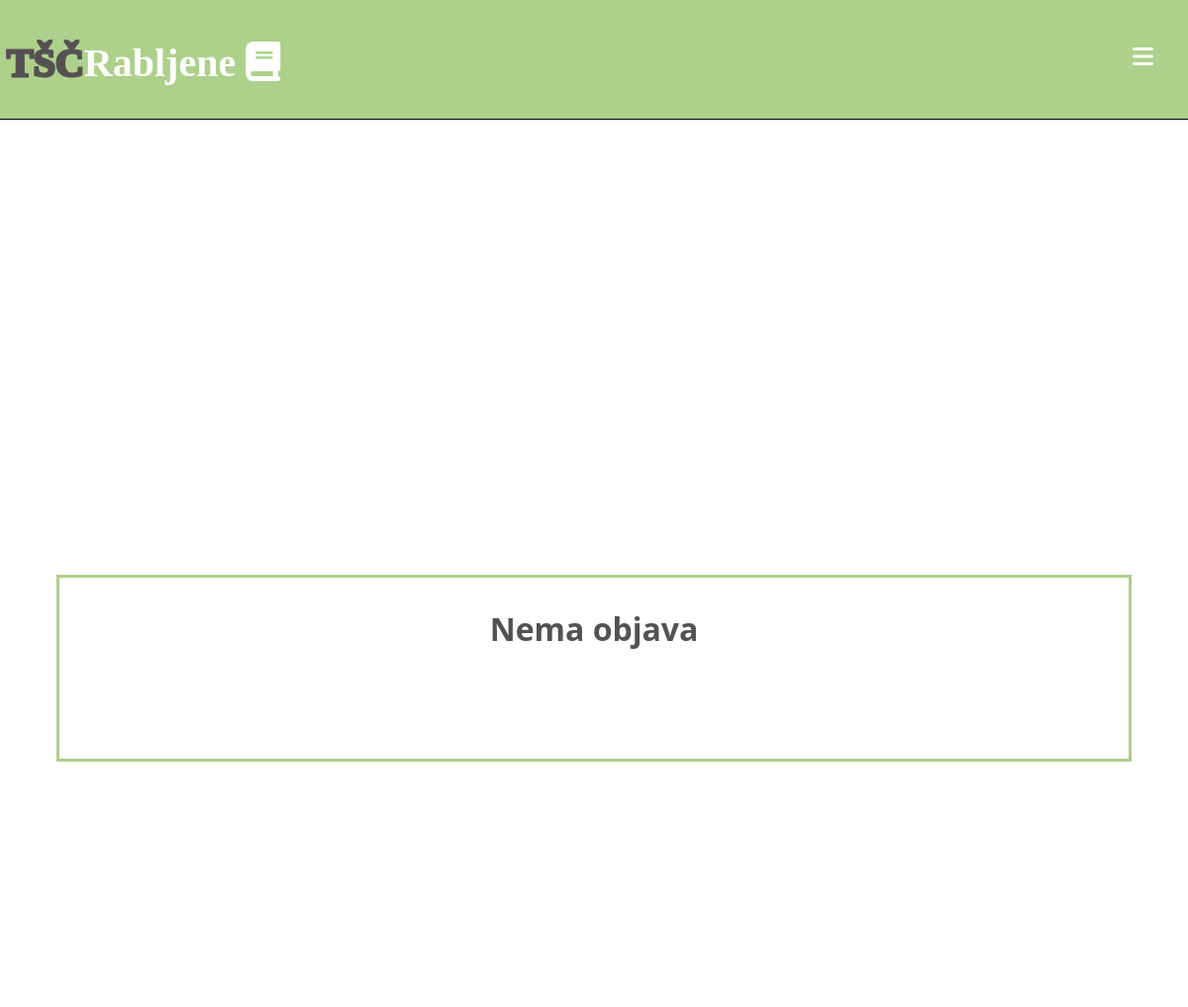
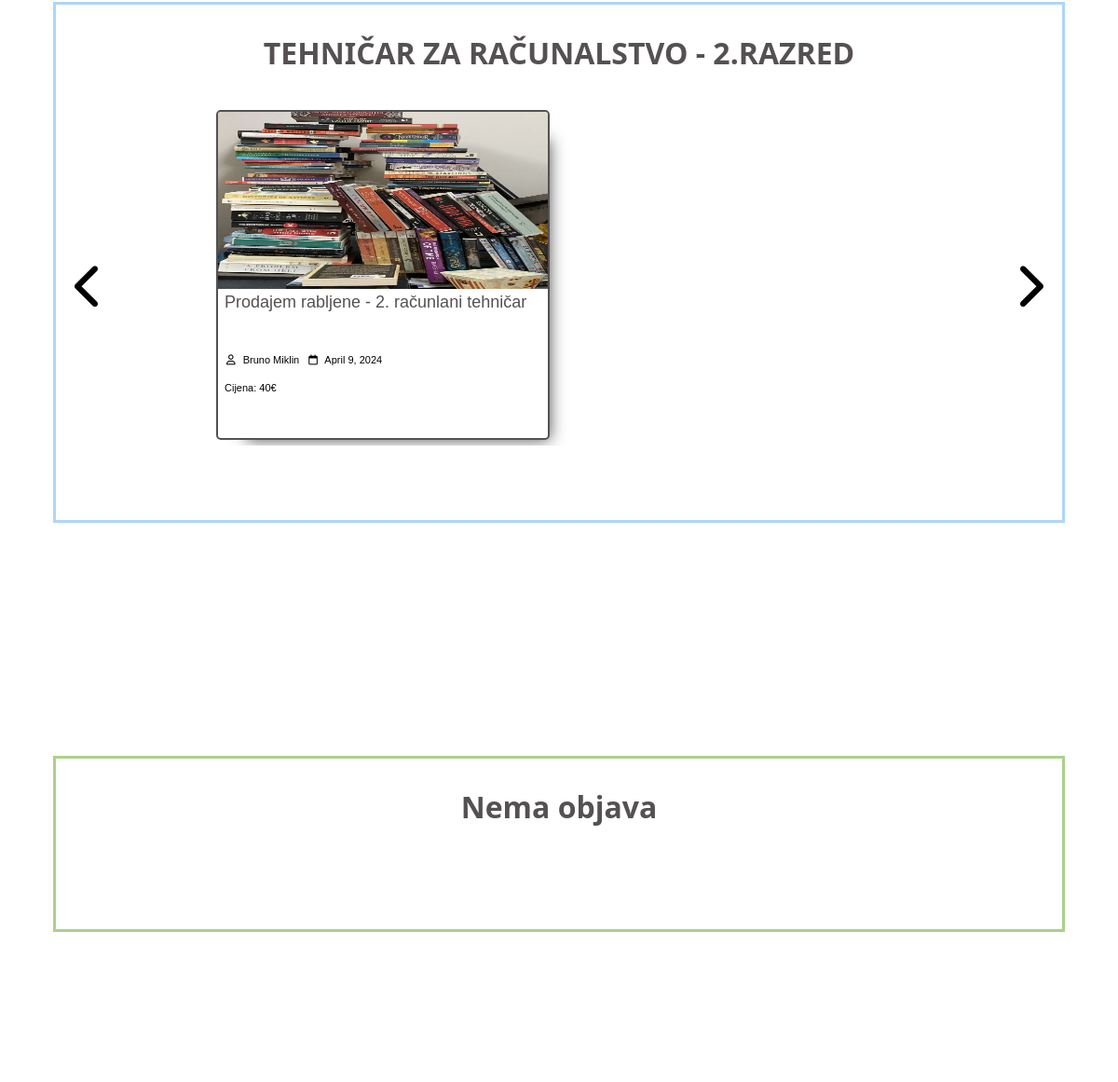
Before: /drugi.php (upper part) with the older database file (2 pictures, top to bottom).
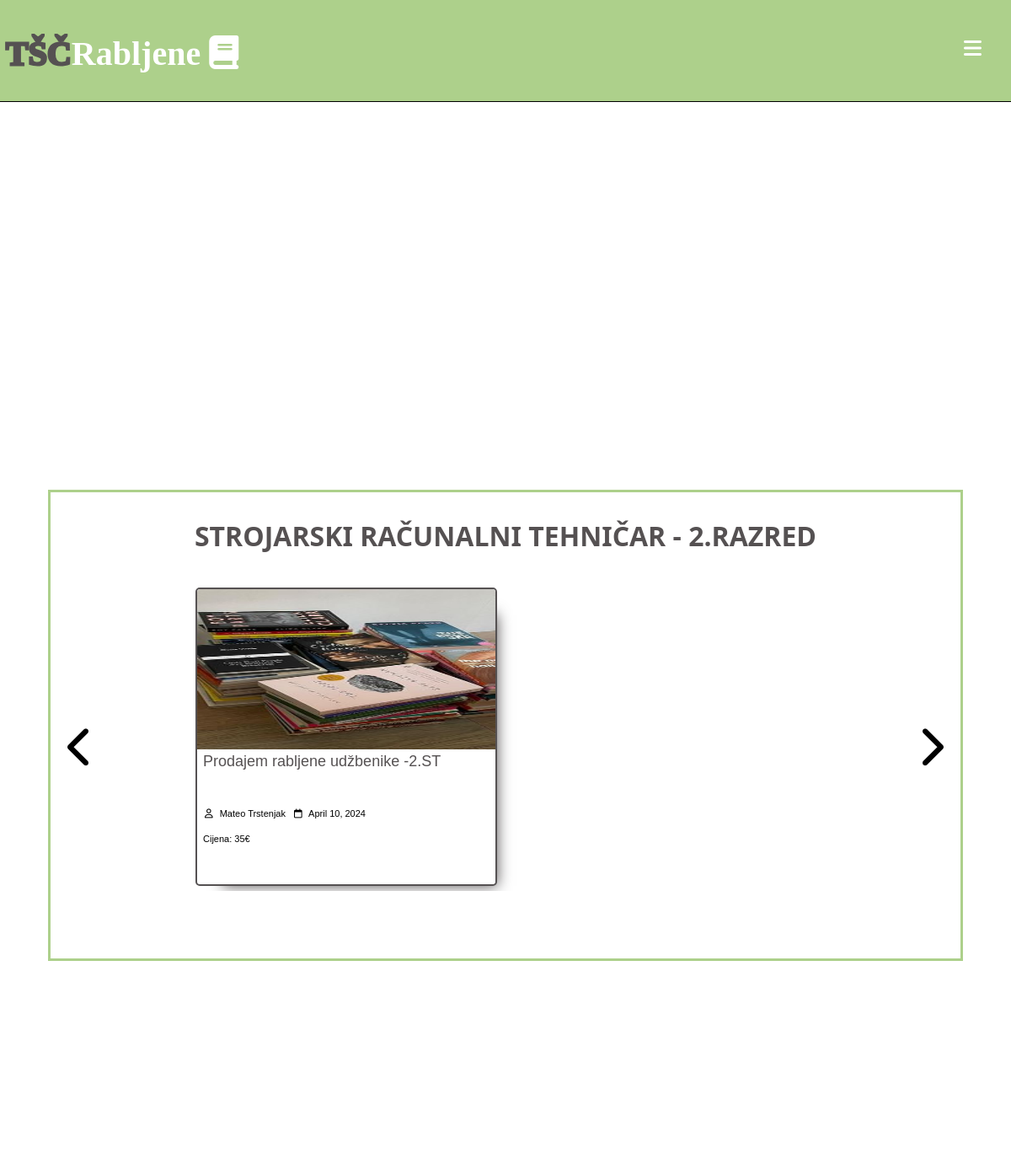
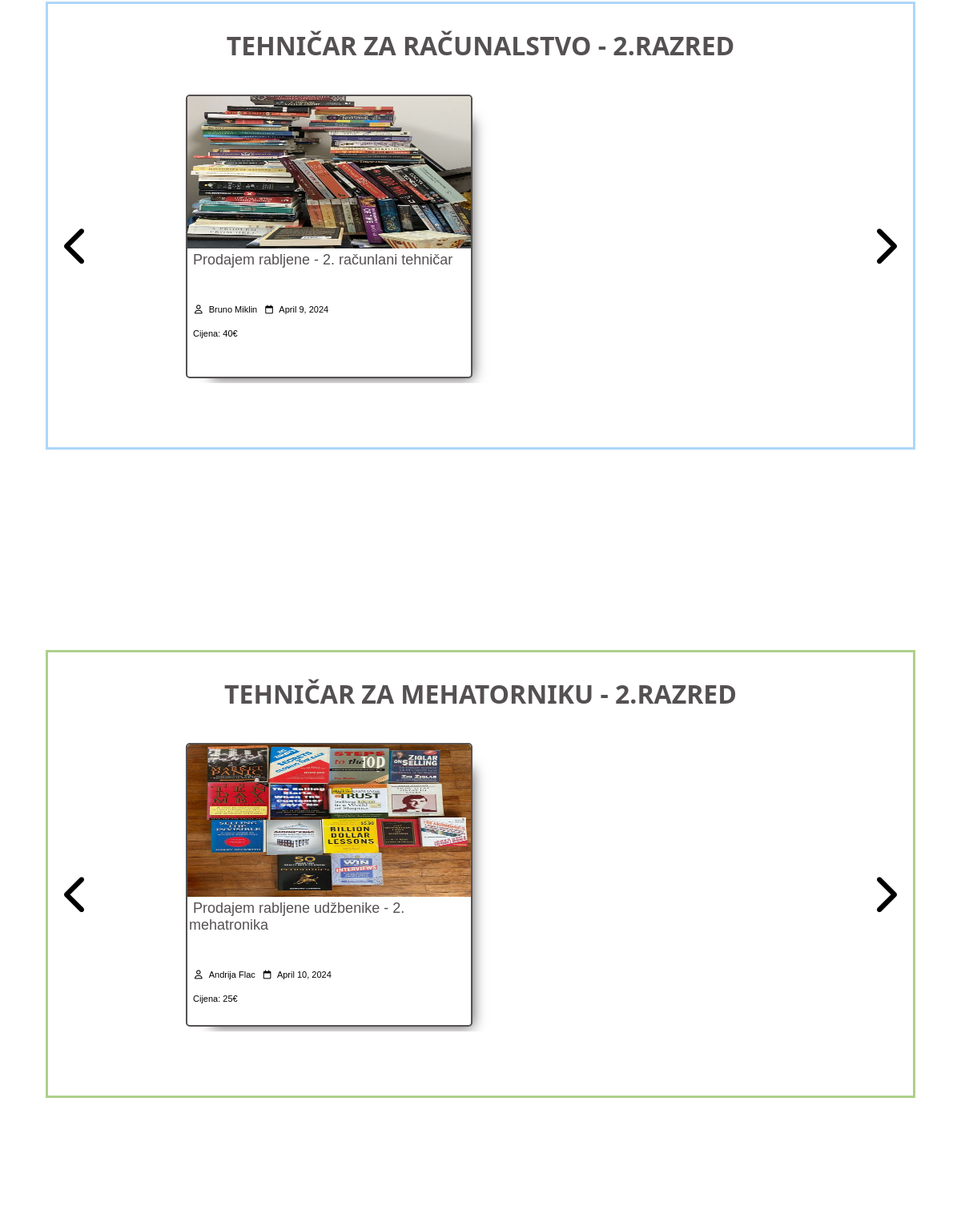
After: the same page with the newer database file (2 pictures, top to bottom).
### tables this page shows
CREATE TABLE `objave` (
  `id` int(11) NOT NULL,
  `korisnik_id` int(11) NOT NULL,
  `naslov` varchar(50) NOT NULL,
  `razred` int(1) NOT NULL,
  `smjer` varchar(2) NOT NULL,
  `kontakt` varchar(25) DEFAULT NULL,
  `cijena` int(255) NOT NULL,
  `datum` datetime NOT NULL DEFAULT current_timestamp(),
  `opis` text NOT NULL,
  `slika` varchar(255) NOT NULL
);

CREATE TABLE `korisnici` (
  `id` int(11) NOT NULL,
  `admin` tinyint(4) NOT NULL,
  `email` varchar(50) NOT NULL,
  `password` varchar(255) NOT NULL,
  `ime` varchar(30) NOT NULL,
  `prezime` varchar(30) NOT NULL,
  `razred` int(11) NOT NULL,
  `smjer` varchar(50) NOT NULL
);

### aplikacija/baza/funkcije.php (called while the page is built, shortened)
<?php
require('konekcija.php');
function izvršiUpit($sql, $podaci)
{
    global $konek;
    $stmt = $konek->prepare($sql);
    $vrijednosti = array_values($podaci);
    $tipovi = !empty($vrijednosti) ? str_repeat('s', count($vrijednosti)) : '';
    if (!empty($tipovi)) {
        $stmt->bind_param($tipovi, ...$vrijednosti);
    }
    $stmt->execute();
    return $stmt;
}
function odaberiSve($tablica, $uvijeti = [])
{
    $sql = "SELECT * FROM $tablica";
    if (!empty($uvijeti)) {
        $sql .= " WHERE ";
        $i = 0;
        foreach ($uvijeti as $key => $value) {
            if ($i > 0) {
                $sql .= " AND ";
            }
            $sql .= "$key=?";
            $i++;
        }
    }
    $stmt = izvršiUpit($sql, $uvijeti);
    $result = $stmt->get_result();
    $podaci = $result->fetch_all(MYSQLI_ASSOC);
    return $podaci;
}
function odaberiJedan($tablica, $uvijet)
{
    $sql = "SELECT * FROM $tablica";
    $i = 0;
    foreach ($uvijet as $key => $value) {
        if ($i === 0) {
            $sql = $sql . " WHERE $key=?";
        } else {
            $sql = $sql . " AND $key=?";
        }
        $i++;
    }
    $sql = $sql . " LIMIT 1";
    $stmt = izvršiUpit($sql, $uvijet);
    $podaci = $stmt->get_result()->fetch_assoc();
    return $podaci;
}
?>

### drugi.php (the view, shortened to what this page needs)
<?php
include(ROOT_PATH . "/aplikacija/baza/funkcije.php");
$objave_strojarstvo = odaberiSve('objave', ['razred' => 2 , 'smjer' => 'ST']);
$objave_racunlastvo = odaberiSve('objave', ['razred' => 2 , 'smjer' => 'RT']);
$objave_mehatronika = odaberiSve('objave', ['razred' => 2 , 'smjer' => 'MT']);
?>
<!DOCTYPE html>
<html lang="en">
<head>
    <link rel="stylesheet" href="dodaci/css/razred.css" />
</head>
<body>
    <?php include("aplikacija/umetci/zaglavlje.php")?>
    <div class="okvir-slidera">
        <div class="slider-objave" id="strojarstvo">
            <?php if (!empty($objave_strojarstvo)): ?>
            <h1 class="naslov-slider">STROJARSKI RAČUNALNI TEHNIČAR - 2.RAZRED</h1>
            <i class="fas fa-chevron-left prosla-strojari"></i>
            <i class="fas fa-chevron-right sljedeca-strojari"></i>
            <div class="okvir-objava-strojari">
                <?php foreach ($objave_strojarstvo as $objava):?>
                <div class="objava">
                    <img src="<?php echo 'dodaci/slike/' .$objava ['slika'] ?>"
                        alt="Dogodila se greška kod učitavanja slike!" class="slika-objava" />
                    <br>
                    <div class="objava-opis">
                        <a href="objava.php?id=<?php echo $objava['id']; ?>">
                            <?php echo $objava['naslov'] ?></a>
                        <br>
                        <i class="far fa-user"></i> <a href="" class="ime-autora"></a><?php $korisnik_id = $objava['korisnik_id'];
                                    $korisnik = odaberiJedan('korisnici',['id' => $korisnik_id ]);
                                    echo ($korisnik['ime']. ' ' . $korisnik['prezime']);
                            ?></a>
                        <i class="far fa-calendar"></i><a href="" class="datum-objave"></a>
                        <?php echo date('F j, Y', strtotime($objava['datum']));?></a></a>
                        <br>
                        <a href="" class="datum-objave"></a>Cijena: <?php  echo $objava['cijena']?>€</a>
                    </div>
                </div>
                <?php endforeach;?>
            </div>
            <?php else: ?>
            <h1 class="naslov-slider">Nema objava</h1>
            <?php endif; ?>
        </div>
        <div class="slider-objave" id="racunalstvo">
            <?php if (!empty($objave_racunlastvo)): ?>
            <h1 class="naslov-slider">TEHNIČAR ZA RAČUNALSTVO - 2.RAZRED</h1>
            <i class="fas fa-chevron-left prosla-racunalci"></i>
            <i class="fas fa-chevron-right sljedeca-racunalci"></i>
            <div class="okvir-objava-racunalci">
                <?php foreach ($objave_racunlastvo as $objava):?>
                <div class="objava">
                    <img src="<?php echo 'dodaci/slike/' .$objava ['slika'] ?>"
                        alt="Dogodila se greška kod učitavanja slike!" class="slika-objava" />
                    <br>
                    <div class="objava-opis">
                        <a href="objava.php?id=<?php echo $objava['id']; ?>">
                            <?php echo $objava['naslov'] ?></a>
                        <br>
                        <i class="far fa-user"></i> <a href="" class="ime-autora"></a><?php $korisnik_id = $objava['korisnik_id'];
                                    $korisnik = odaberiJedan('korisnici',['id' => $korisnik_id ]);
                                    echo ($korisnik['ime']. ' ' . $korisnik['prezime']);
                            ?></a>
                        <i class="far fa-calendar"></i><a href="" class="datum-objave"></a>
                        <?php echo date('F j, Y', strtotime($objava['datum']));?></a></a>
                        <br>
                        <a href="" class="datum-objave"></a>Cijena: <?php  echo $objava['cijena']?>€</a>
                    </div>
                </div>
                <?php endforeach;?>
            </div>
            <?php else: ?>
            <h1 class="naslov-slider">Nema objava</h1>
            <?php endif; ?>
        </div>
        <div class="slider-objave" id="mehatronika">
            <?php if (!empty($objave_mehatronika)): ?>
            <h1 class="naslov-slider">TEHNIČAR ZA MEHATORNIKU - 2.RAZRED</h1>
            <i class="fas fa-chevron-left prosla-mehici"></i>
            <i class="fas fa-chevron-right sljedeca-mehici"></i>
            <div class="okvir-objava-mehici">
                <?php foreach ($objave_mehatronika as $objava):?>
                <div class="objava">
                    <img src="<?php echo 'dodaci/slike/' .$objava ['slika'] ?>"
                        alt="Dogodila se greška kod učitavanja slike!" class="slika-objava" />
                    <br>
                    <div class="objava-opis">
                        <a href="objava.php?id=<?php echo $objava['id']; ?>">
                            <?php echo $objava['naslov'] ?></a>
                        <br>
                        <i class="far fa-user"></i> <a href="" class="ime-autora"></a><?php $korisnik_id = $objava['korisnik_id'];
                                    $korisnik = odaberiJedan('korisnici',['id' => $korisnik_id ]);
                                    echo ($korisnik['ime']. ' ' . $korisnik['prezime']);
                            ?></a>
                        <i class="far fa-calendar"></i><a href="" class="datum-objave"></a>
                        <?php echo date('F j, Y', strtotime($objava['datum']));?></a></a>
                        <br>
                        <a href="" class="datum-objave"></a>Cijena: <?php  echo $objava['cijena']?>€</a>
                    </div>
                </div>
                <?php endforeach;?>
            </div>
            <?php else: ?>
            <h1 class="naslov-slider">Nema objava</h1>
            <?php endif; ?>
        </div>
    </div>
</body>
</html>

### aplikacija/umetci/zaglavlje.php (shortened to what this page needs)
<header>
    <div class="logo">
        <h1 class="logo-tekst">
            <a href="https://tsck.hr/"><span>TŠČ</span></a>Rabljene
            <i class="fa-solid fa-book"></i>
        </h1>
    </div>
    <i class="fa fa-bars meni-crtice"></i>
</header>
</html>

Changed rows visible on the page:
added objave: slika (picture), naslov "Prodajem rabljene udžbenike -2.ST", korisnik.ime "Mateo", korisnik.prezime "Trstenjak", datum "April 10, 2024", cijena "35", shown under "STROJARSKI RAČUNALNI TEHNIČAR - 2.RAZRED"
added objave: slika (picture), naslov "Prodajem rabljene udžbenike - 2. mehatronika", korisnik.ime "Andrija", korisnik.prezime "Flac", datum "April 10, 2024", cijena "25", shown under "TEHNIČAR ZA MEHATORNIKU - 2.RAZRED"
Other visible differences:
text no longer shown: "Nema objava Nema objava"
text now shown: "STROJARSKI RAČUNALNI TEHNIČAR - 2.RAZRED TEHNIČAR ZA MEHATORNIKU - 2.RAZRED"
